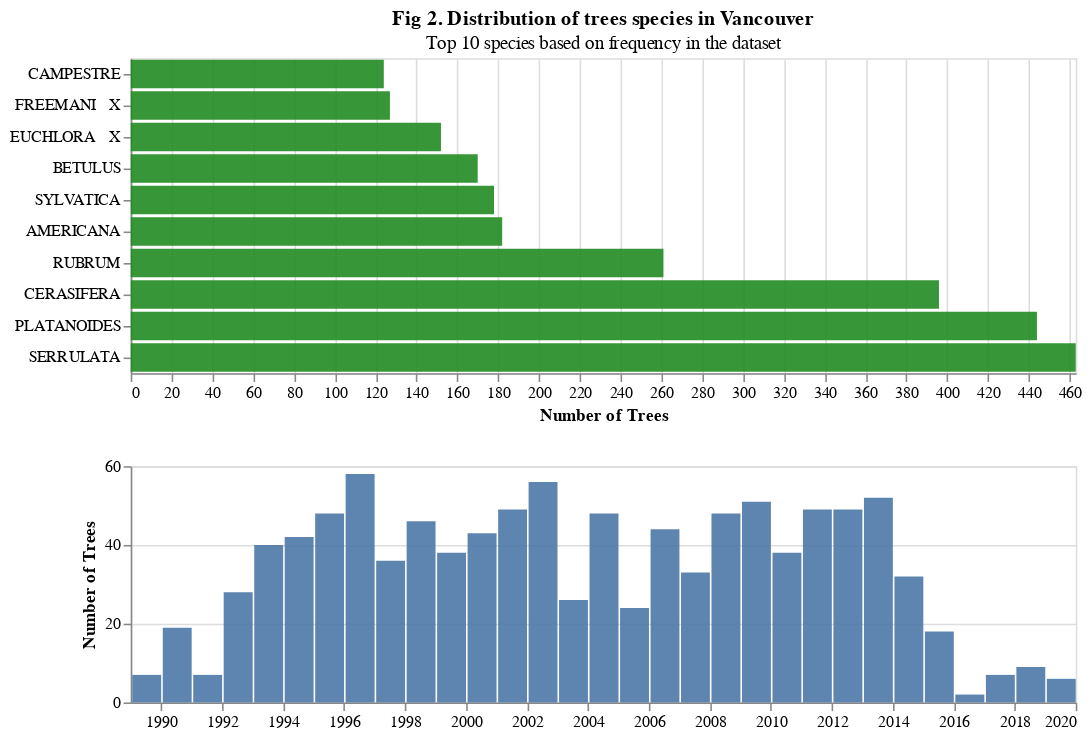

Notebook code for this chart:
### Code cell
species_click = alt.selection_multi(fields = ['species_name'])

year_brush = alt.selection_interval()

bar_slider = alt.Chart(trees_df).mark_bar().encode(
    alt.X('year(date_planted)', title = None, axis = alt.Axis(grid = False)), 
    alt.Y('count()', title = 'Number of Trees', scale = alt.Scale(domain = [0, 60])),
    opacity = alt.condition(year_brush, alt.value(0.9), alt.value(0.05))
).transform_filter(species_click).add_selection(year_brush)

top_species = alt.Chart(trees_df).mark_bar(color = 'forestgreen').encode(
    alt.X('count()', title = 'Number of Trees', scale = alt.Scale(domain=[0, species_max_count])), 
    alt.Y('species_name', sort = 'x', title = None),
    opacity = alt.condition(species_click, alt.value(0.9), alt.value(0.05)),
    tooltip = [alt.Tooltip('count()', title = "Number of Trees")]
).transform_filter(year_brush).add_selection(species_click)

top_species.properties(title = alt.TitleParams('Fig 2. Distribution of trees species in Vancouver', 
                       subtitle = 'Top 10 species based on frequency in the dataset'), width = 600) & bar_slider.properties(width = 600, height = 150)

### Figure 1 — Vega-Lite specification as saved in the notebook (floating-point values rounded to 4 significant figures; data arrays with more than 128 entries replaced by an {"elided": "..."} marker saying what was removed)
{"config": {"view": {"continuousWidth": 300, "continuousHeight": 300}}, "vconcat": [{"mark": {"type": "bar", "color": "forestgreen"}, "encoding": {"opacity": {"condition": {"param": "param_1", "value": 0.9}, "value": 0.05}, "tooltip": [{"aggregate": "count", "title": "Number of Trees", "type": "quantitative"}], "x": {"aggregate": "count", "scale": {"domain": [0, 463.0]}, "title": "Number of Trees", "type": "quantitative"}, "y": {"field": "species_name", "sort": "x", "title": null, "type": "nominal"}}, "name": "view_1", "title": {"text": "Fig 2. Distribution of trees species in Vancouver", "subtitle": "Top 10 species based on frequency in the dataset"}, "transform": [{"filter": {"param": "param_2"}}], "width": 600}, {"mark": {"type": "bar"}, "encoding": {"opacity": {"condition": {"param": "param_2", "value": 0.9}, "value": 0.05}, "x": {"axis": {"grid": false}, "field": "date_planted", "timeUnit": "year", "title": null, "type": "temporal"}, "y": {"aggregate": "count", "scale": {"domain": [0, 60]}, "title": "Number of Trees", "type": "quantitative"}}, "height": 150, "name": "view_2", "transform": [{"filter": {"param": "param_1"}}], "width": 600}], "data": {"name": "data-4aa22b6c64c33bb8df5a18e70424c674"}, "params": [{"name": "param_1", "select": {"type": "point", "fields": ["species_name"]}, "views": ["view_1"]}, {"name": "param_2", "select": {"type": "interval"}, "views": ["view_2"]}], "$schema": "https://vega.github.io/schema/vega-lite/v5.20.1.json", "datasets": {"data-4aa22b6c64c33bb8df5a18e70424c674": {"elided": "2497 records"}}}
